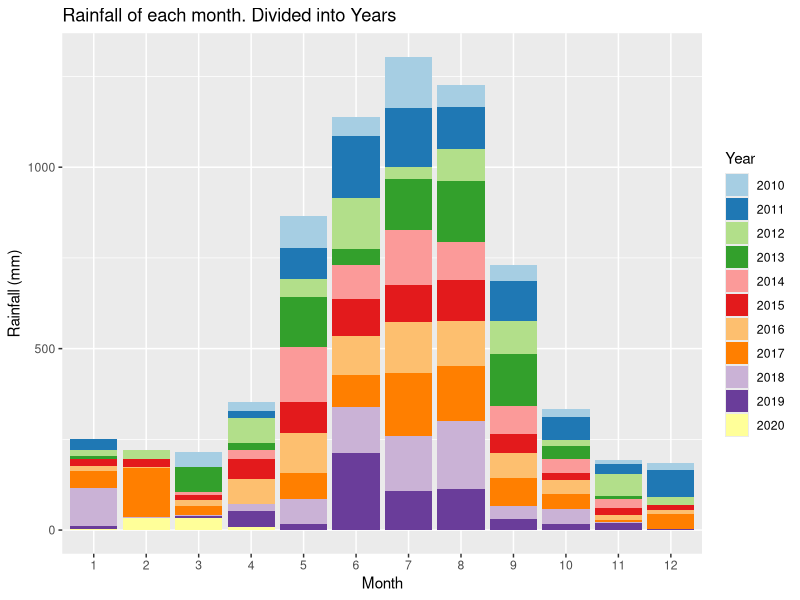
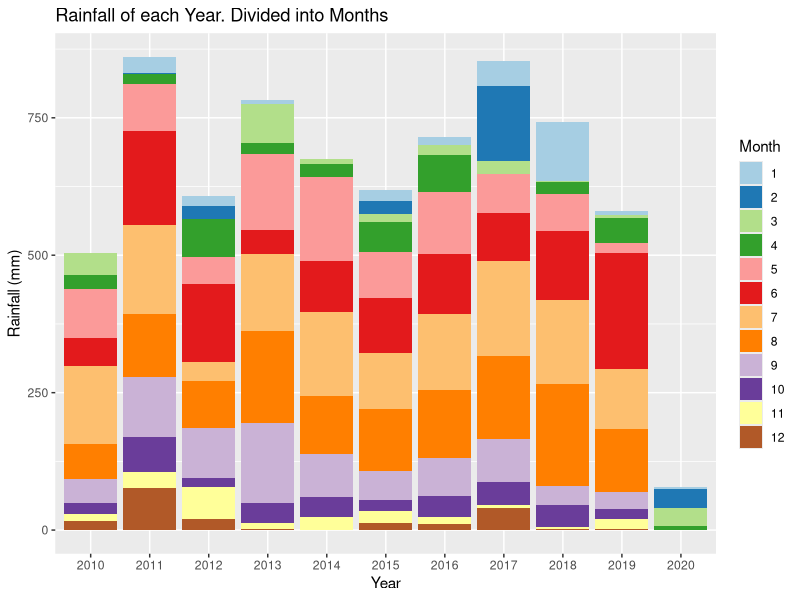
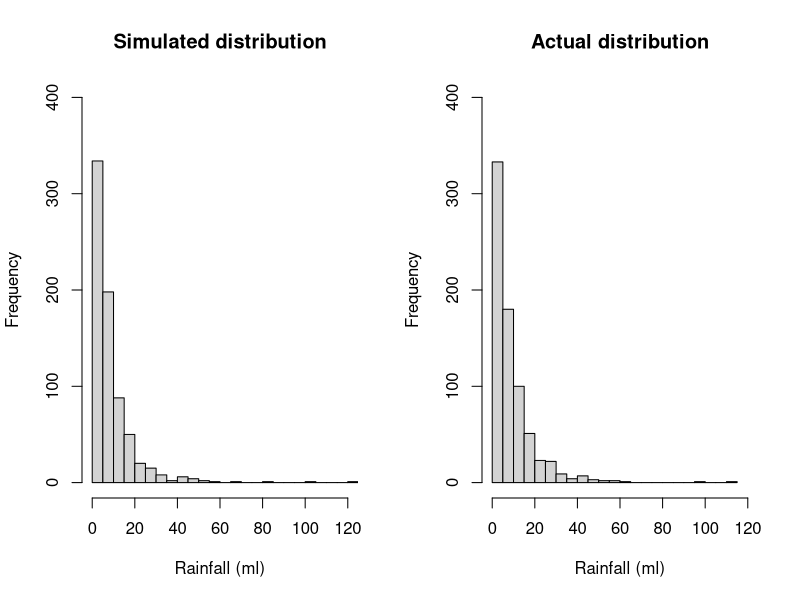
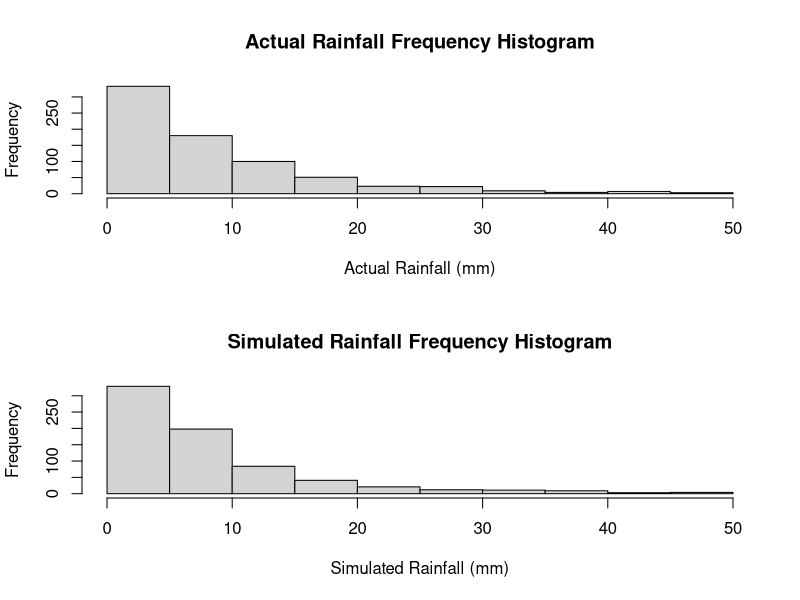
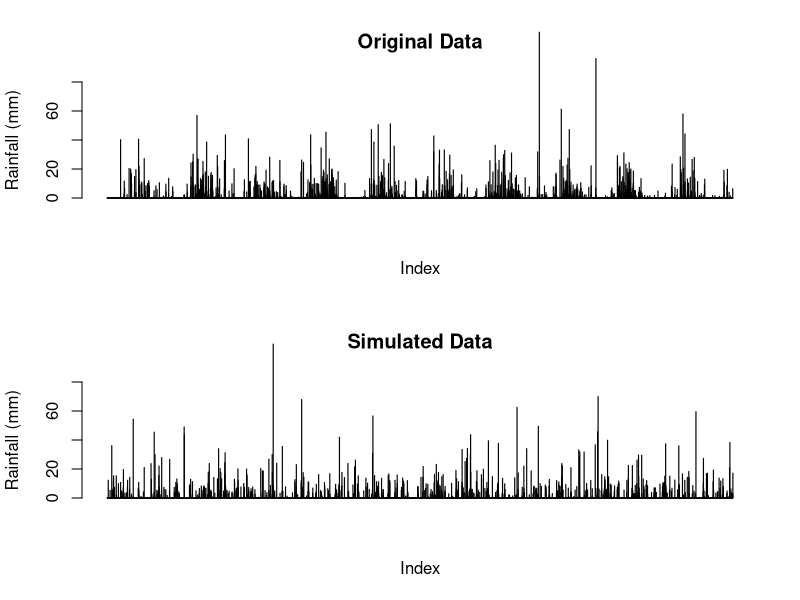
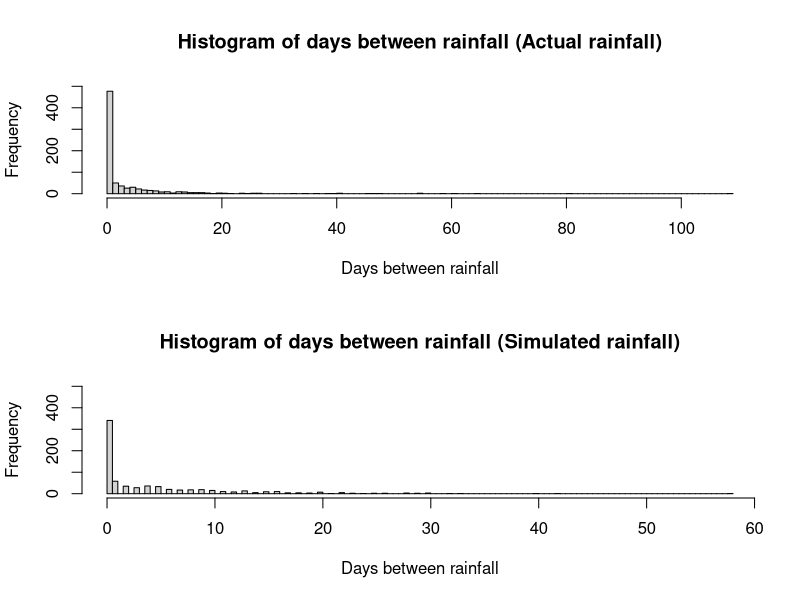
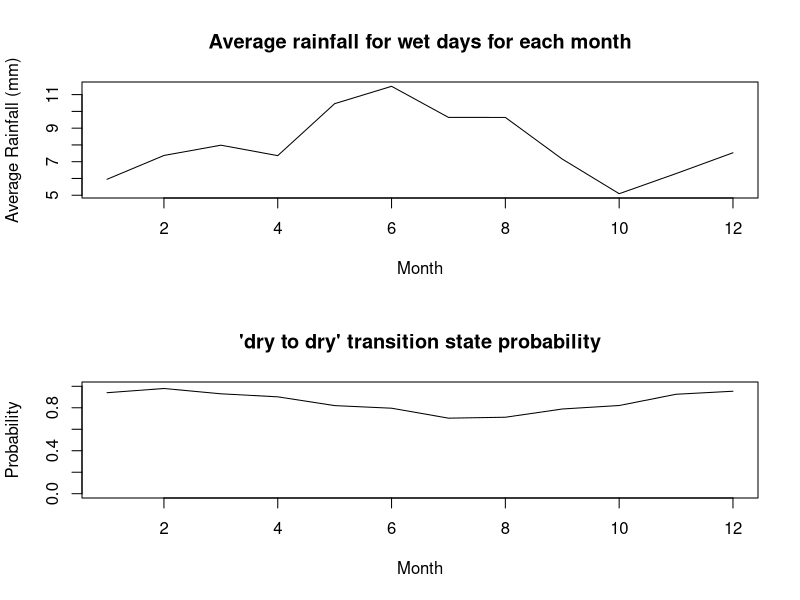
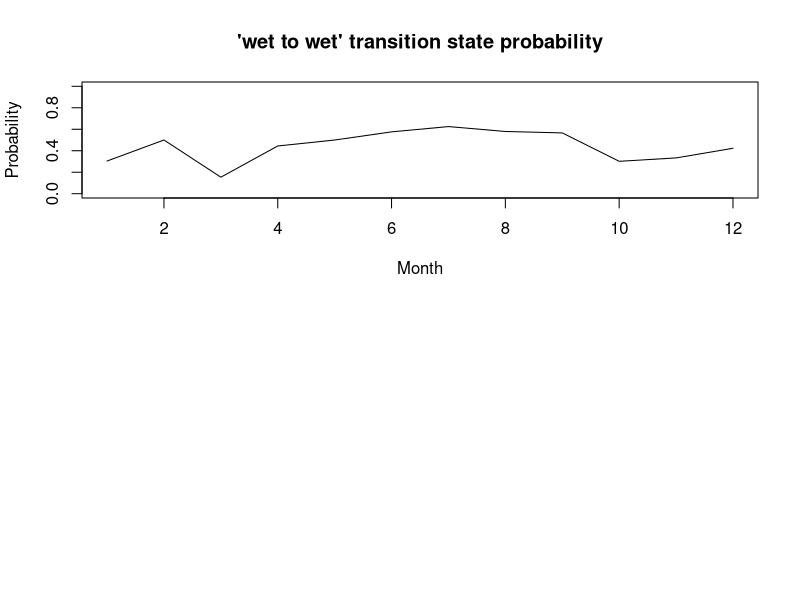

Reproduce these figures in R, in order. (Note: this script raises an error after producing the figures.)
## ---- chunk 1
knitr::opts_chunk$set(echo = TRUE)
## ---- chunk 2
# Reading in the data from the csv file
data <-  read.csv("IDCJAC0009_009225_1800_Data.csv")
weather_data <- data
weather_data <- weather_data[which(is.na(weather_data$Rainfall.amount..millimetres.) == FALSE),] # excluding rows with no rainfall record made 
## ---- chunk 3
weather_data$date <- do.call(paste, c(weather_data[c("Day", "Month", "Year")], sep = "-")) # creating a column that contains the date for easy indentification
## ---- chunk 4
# function to categorise day as either 'wet' or 'dry' for the Markov Chain functions
state <- function(x){
  stateList <- c()
  for(ii in 1:length(x)){
    if(x[ii] < 1){
      stateList <- c(stateList, "dry")
    }
    if(x[ii] >= 1){
      stateList <- c(stateList, "wet")
    }
  }
  return(stateList)
}
weather_data$state <- state(weather_data$Rainfall.amount..millimetres.)
## ---- chunk 5
head(weather_data[,c('Rainfall.amount..millimetres.','state')], 10)
## ---- chunk 6
# function establishing Markov Chain transition state. Establishing the relationship between the rainfall of a given day and the day before it.
transitionState <- function(x){
  transitionStateList <- c('') #can't find transition state of first observation
  for(i in 2:length(x)){
    if(x[i] == "dry"){
      if (x[i-1] == "dry"){
        transitionStateList <- c(transitionStateList, "DryToDry")
      }
      else {
        transitionStateList <- c(transitionStateList, "WetToDry")
      }
    }
    if(x[i] == "wet"){
      if (x[i-1] == "dry"){
        transitionStateList <- c(transitionStateList, "DryToWet")
      }
      else {
        transitionStateList <- c(transitionStateList, "WetToWet")
      }
    }
  }
  return(transitionStateList)
}
weather_data$transitionState <- transitionState(weather_data$state)
## ---- chunk 7
head(weather_data[,c('Rainfall.amount..millimetres.','state', 'transitionState')], 10)
## ---- chunk 8
train_data <- subset(weather_data, Year >= 2010) # only look at the most recent, relevant data.
library(ggplot2)
library(RColorBrewer)

# explorative plots investigating the distribution of rainfall across months and years

# Plotting the rainfall data (grouped by years and months)
# Distribution of rainfall by month (segmented by year)
ggplot(train_data, aes(x = factor(Month), y = Rainfall.amount..millimetres., fill = factor(Year))) + 
  geom_bar(stat = "identity") + 
  scale_fill_brewer(palette = "Paired") + 
  xlab("Month")+
  ylab("Rainfall (mm)")+
  labs(fill = "Year")+
  ggtitle("Rainfall of each month. Divided into Years")
# There does appear to be a rough distribution of rainfall by month. Most years May, June, July, August, and September (month 5-9) have the most rain. There are outliers

ggplot(train_data, aes(x = factor(Year), y = Rainfall.amount..millimetres., fill = factor(Month))) + 
  geom_bar(stat = "identity") + 
  scale_fill_brewer(palette = "Paired") + 
  xlab("Year")+
  ylab("Rainfall (mm)")+
  labs(fill = "Month")+
  ggtitle("Rainfall of each Year. Divided into Months")
# There does not appear to be any obvious pattern in the rainfall across the 10 years (note. 2020 only contains 4 months of data, hence the low rainfall). The average looks to be around 650-700 mm. 
## ---- chunk 9
table(train_data$Month, train_data$Year, dnn = c("Month", "Year")) # only four months of data in 2020
## ---- chunk 10
#Calculating transition state probabilities, in general (no respect to month or season)
weatherTable <- table(train_data$transitionState)
weatherTable

probWetToWet = weatherTable['WetToWet'] / (weatherTable['WetToWet'] + weatherTable['WetToDry'])
probWetToWet

probDryToDry = weatherTable['DryToDry'] / (weatherTable['DryToDry'] + weatherTable['DryToWet'])
probDryToDry
## ---- chunk 11
#Basic generator (No seasonal variation)

#calculated above
generateRainfallBasic <- function(genLength){
  currentState = "dry" # Years start with very little rain, so more likely to start dry
  rainAmountList <- c()
  for (i3 in 1:genLength){
    if (currentState == "dry"){
      if (runif(1) < probDryToDry){
        currentState = "dry"
      }
      else{
        currentState = "wet"
      }
    }
    else if (currentState == "wet"){
      if (runif(1) < probWetToWet){
        currentState = "wet"
      }
      else{
        currentState = "dry"
      }
    }
    #generating amount of rainfall if state is wet, else 0
    if (currentState == "wet"){
      rainAmount <- 5.66*exp(rnorm(1))
      rainAmountList <- c(rainAmountList, rainAmount)
    }
    else{
      rainAmountList <- c(rainAmountList, 0)
    }
  }
  return(rainAmountList)
}
## ---- chunk 12
#comparing log-normal against actual data, veeerryyyy close fit, will use log-normal for rainfall sim
par(mfrow=c(1,2))
p1 <- 5.66*exp(rnorm(732))
hist(p1, breaks = 30, xlim = c(0,120), ylim = c(0,400), main = "Simulated distribution", xlab = "Rainfall (ml)")

p2 <- train_data$Rainfall.amount..millimetres.[train_data$Rainfall.amount..millimetres.>1]
hist(p2, breaks = 30, xlim = c(0,120), ylim = c(0,400), main = "Actual distribution", xlab = "Rainfall (ml)")

mean(p1)
mean(p2)
## ---- chunk 13
#Basic generator tests
testRainfall = generateRainfallBasic(3761)

par(mfrow=c(2,1))
hist(train_data$Rainfall.amount..millimetres.[train_data$Rainfall.amount..millimetres.>1 & train_data$Rainfall.amount..millimetres.<50], xlab = "Actual Rainfall (mm)", main = "Actual Rainfall Frequency Histogram")
hist(testRainfall[testRainfall > 1 & testRainfall <50], xlab = "Simulated Rainfall (mm)", main = "Simulated Rainfall Frequency Histogram")

par(mfrow=c(2,1))
barplot(train_data$Rainfall.amount..millimetres., ylim = c(0,80), main = "Original Data", ylab = "Rainfall (mm)", xlab = "Index")
barplot(testRainfall, ylim = c(0,80), main = "Simulated Data", ylab = "Rainfall (mm)", xlab = "Index")
## ---- chunk 14
daysBetweenRain <- function(input){
  returnList <- c()
  currentLength <- 0
  for (i in input){
    if (i<1){
      currentLength <- currentLength + 1
    }
    else{
      returnList <- c(returnList, currentLength)
      currentLength <- 0
    }
  }
  return(returnList)
  }
## ---- chunk 15
hist(daysBetweenRain(train_data$Rainfall.amount..millimetres.)[train_data$Rainfall.amount..millimetres.>-1], main = "Histogram of days between rainfall (Actual rainfall)", breaks = 100, xlab = "Days between rainfall", ylim = c(0,500))
hist(daysBetweenRain(testRainfall)[daysBetweenRain(testRainfall)>-1], main = "Histogram of days between rainfall (Simulated rainfall)", breaks = 100, xlab = "Days between rainfall", ylim = c(0,500))
## ---- chunk 16
#Calculates the transition probabilities for each montht
trainGenerator <- function(input_data){
  transitonStatesMonthsFrame <- data.frame(list(rep(0, 12), list(rep(0, 12), list(rep(0,    12), list(rep(0, 12)))))) #Initialises 12x4 frame filled with zeroes (4 columns for each transition state, 12 rows for each month)
  names(transitonStatesMonthsFrame) <- c('DryToDry', 'DryToWet', 'WetToDry', 'WetToWet')

  #Makes the dataframe with the count of each transition state with each month
  for (i4 in 1:dim(input_data)[1]){
    tempTransitionState <- input_data[i4, 'transitionState']
    tempMonth <- input_data[i4, 'Month'] 
    transitonStatesMonthsFrame[tempMonth, tempTransitionState] <- transitonStatesMonthsFrame[tempMonth, tempTransitionState]+1 # increase count of tempTransitionState for month tempMonth by 1
  }

  #Calculates the transition state probabilities for each month in the data frame 
  probTransitonStatesMonthsFrame <- transitonStatesMonthsFrame
  for (i in 1:dim(transitonStatesMonthsFrame)[1]){

  if((transitonStatesMonthsFrame[i, 'DryToDry'] + transitonStatesMonthsFrame[i, 'DryToWet']) != 0){
    probTransitonStatesMonthsFrame[i, 'DryToDry'] <- transitonStatesMonthsFrame[i, 'DryToDry'] / (transitonStatesMonthsFrame[i, 'DryToDry'] + transitonStatesMonthsFrame[i, 'DryToWet'])
    probTransitonStatesMonthsFrame[i, 'DryToWet'] <- transitonStatesMonthsFrame[i, 'DryToWet'] / (transitonStatesMonthsFrame[i, 'DryToDry'] + transitonStatesMonthsFrame[i, 'DryToWet'])
  } else { # probability will be NaN for both (as will be dividing by 0), so set to 0 
      probTransitonStatesMonthsFrame[i, 'DryToDry'] <- 0
      probTransitonStatesMonthsFrame[i, 'DryToWet'] <- 0
  }

  if((transitonStatesMonthsFrame[i, 'WetToDry'] + transitonStatesMonthsFrame[i, 'WetToWet']) != 0){
    probTransitonStatesMonthsFrame[i, 'WetToDry'] <- transitonStatesMonthsFrame[i, 'WetToDry'] / (transitonStatesMonthsFrame[i, 'WetToDry'] + transitonStatesMonthsFrame[i, 'WetToWet'])
    probTransitonStatesMonthsFrame[i, 'WetToWet'] <- transitonStatesMonthsFrame[i, 'WetToWet'] / (transitonStatesMonthsFrame[i, 'WetToDry'] + transitonStatesMonthsFrame[i, 'WetToWet'])
  } else { # probability will be NaN for both (as will be dividing by 0), so set to 0 
    probTransitonStatesMonthsFrame[i, 'WetToDry'] <- 0
    probTransitonStatesMonthsFrame[i, 'WetToWet'] <- 0
  }

    # this data frame 'probTransitionStatesMonthsFrame' will be called directly in the generator, so must be called as such when exported
  }
  return(probTransitonStatesMonthsFrame)
}
## ---- chunk 17
probTransitonStatesMonthsFrame <- trainGenerator(train_data)
head(probTransitonStatesMonthsFrame, 10)
## ---- chunk 18
#testing average rainfall when its rains in each month, and for wettowet vs drytowet transitions.
test_w2w <- train_data$Rainfall.amount..millimetres.[train_data$transitionState == "WetToWet"]
test_d2w <- train_data$Rainfall.amount..millimetres.[train_data$transitionState == "DryToWet"]
mean(test_w2w)
mean(test_d2w)
wilcox.test(test_d2w, test_w2w)
#since resulting wilcox test p-value is 0.85, we conclude that theres no difference in rainfall depending on the transition state, and do not need to include it in our model.

test_rainfallPerMonth <- train_data[train_data$state == "wet",c(4,6)]
kruskal.test(Rainfall.amount..millimetres. ~ Month, data = test_rainfallPerMonth)
#p-val = 0.00016, therefore difference between average rainfall for each month

## ---- chunk 19
#calculating the mean rainfall when it rains for each month, to change how much it rains according to the generator later on. Limited to less than 70 mls as the dataset is not large enough for large rainfall amounts (such as 114ml in feburary) to not throw the mean off.
rainMonthDataCalc <- function(input_data){
  rainMonthData <- c()
  for (i in 1:12){
    temp <- input_data$Rainfall.amount..millimetres.[input_data$state == "wet" & input_data$Month == i & input_data$Rainfall.amount..millimetres. < 70]
    if(length(temp) == 0){
      temp <- c(0)
    }
    rainMonthData <- c(rainMonthData, list(temp))
    rm(temp)
  }

  rainfallAvgMonth <- sapply(rainMonthData, mean)
  return(rainfallAvgMonth)
}

## ---- chunk 20
rainfallAvgMonth <- rainMonthDataCalc(train_data)
plot(c(1:12), rainfallAvgMonth, type = "l", xlab = "Month", ylab = "Average Rainfall (mm)", main = "Average rainfall for wet days for each month")
## ---- chunk 21
#How the transition state probabilities vary for each month
plot(probTransitonStatesMonthsFrame$DryToDry, ylim = c(0,1), xlab = "Month", main = "'dry to dry' transition state probability", type = 'l', ylab = "Probability")
plot(probTransitonStatesMonthsFrame$WetToWet, ylim = c(0,1), xlab = "Month", main = "'wet to wet' transition state probability", type = 'l', ylab = "Probability")
## ---- chunk 22
#Weather generator accounting  for seasonal variation of transition states or something i hope
#This is just a regular version of basic generator it's mostly the same in fact if i forget to even do this it is the same

generateRainfallSeasonal <- function(input){
  # input must be weather_data or a subset of weather_data
  currentState = "dry" #can make this into a random choice later
  rainAmountList <- c()
  for (i5 in 1:dim(input)[1]){
    if (currentState == "dry"){
      if (runif(1) < probTransitonStatesMonthsFrame[input[i5, 'Month'], 'DryToDry']){ #now inputs depending on the month of input
        currentState = "dry"
      }
      else{
        currentState = "wet"
      }
    }
    else if (currentState == "wet"){
      if (runif(1) < probTransitonStatesMonthsFrame[input[i5, 'Month'], 'WetToWet']){
        currentState = "wet"
      }
      else{
        currentState = "dry"
      }
    }                                   
    #generating amount of rainfall if state is wet, else 0
    if (currentState == "wet"){
      #rainAmount <- 5.66*exp(rnorm(1)) #now log-normal dist, 5 used because is close to mean of weather_data's / the mean of what exp(rnorm(1)) is by default /// Old Version 
      rainAmount <- rainfallAvgMonth[input[i5, 'Month']]*exp(rnorm(1))/1.648 
      #average of exp(rnorm(1)) is ~1.648, so we divide by that so the average of each month will just be the actual average calculated from rainfallAvgMonth.
      rainAmountList <- c(rainAmountList, rainAmount)
    }
    else{
      rainAmountList <- c(rainAmountList, 0)
    }
  }
  return(rainAmountList)
}
## ---- chunk 23
#testing code for seasonal generator
inputSeasonalRainfall <- dplyr::select(train_data, 'Year', 'Month', 'Day') #using existing train data's dates to input to function, instead of putting in just how many to generate
testSeasonalRainfall = generateRainfallSeasonal(inputSeasonalRainfall)
## ---- chunk 24
plot_seasonal_data <- function(training_data_input,seasoned_data_rainfall, title){
  par(mfrow=c(2,1))
  barplot(training_data_input$Rainfall.amount..millimetres., ylim = c(0,80), main = c("Original Data", title), ylab = "Rainfall (mm)", xlab = "Index")
  barplot(seasoned_data_rainfall, ylim = c(0,80), main = c("Simulated Seasonal Data", title), ylab = "Rainfall (mm)", xlab = "Index")
}
plot_seasonal_data(train_data,testSeasonalRainfall, "(Perth)")
## ---- chunk 25
hist(daysBetweenRain(train_data$Rainfall.amount..millimetres.)[train_data$Rainfall.amount..millimetres.>-1], main = "Histogram of days between rainfall (Actual rainfall)", breaks = 100, xlab = "Days between rainfall", ylim = c(0,500))
hist(daysBetweenRain(testSeasonalRainfall)[daysBetweenRain(testSeasonalRainfall)>-1], main = "Histogram of days between rainfall (Simulated rainfall)", breaks = 100, xlab = "Days between rainfall", ylim = c(0,500))
## ---- chunk 26
wilcox.test(daysBetweenRain(testSeasonalRainfall), daysBetweenRain(train_data$Rainfall.amount..millimetres.))
mean(daysBetweenRain(testSeasonalRainfall)); mean(daysBetweenRain(train_data$Rainfall.amount..millimetres.))
sd(daysBetweenRain(testSeasonalRainfall)); sd(daysBetweenRain(train_data$Rainfall.amount..millimetres.))
## ---- chunk 27
#comparing log-normal against actual data, veeerryyyy close fit, will use log-normal for rainfall sim
p1 <- 5.66*exp(rnorm(732))
p1 <- p1[p1>1]
hist(p1, breaks = 30, xlim = c(0,120), ylim = c(0,400), main = "Simulated distribution")

p2 <- train_data$Rainfall.amount..millimetres.[train_data$Rainfall.amount..millimetres.>1]
hist(p2, breaks = 30, xlim = c(0,120), ylim = c(0,400), main = "actual distribution")
## ---- chunk 28
set.seed(100345)
sampID <- sample.int(nrow(train_data), size = 0.8*nrow(train_data), replace = FALSE)
train_data <- train_data[sampID,] # 80% of data for training
test_data <- train_data[-sampID,] # 20% for testing
## ---- chunk 29
probTransitonStatesMonthsFrame <- trainGenerator(train_data) # retraining seasonal generator probTransitionStatesMonthsFrame with new training data (now only 80% of the original train_data)
rainfallAvgMonth <- rainMonthDataCalc(train_data) # calucating the new average rainfall for each month
## ---- chunk 30
#generates a simulation with the same number of observations as test_data (20% of the total data)
testSeasonalRainfall20 = generateRainfallSeasonal(test_data) 
## ---- chunk 31
par(mfrow = c(2, 1))
barplot(testSeasonalRainfall20, ylab = "Rainfall (mm)", xlab = "index", main = "Simulated data")
barplot(test_data$Rainfall.amount..millimetres., ylab = "Rainfall (mm)", xlab  = "index", main = "Actual data")
## ---- chunk 32
# Wilcoxon signed rank test
WT <- wilcox.test(testSeasonalRainfall20, test_data$Rainfall.amount..millimetres., paired=T)
print("Wilcoxon rank sum p-value")
WT$p.value
# paired student t test
TT <- t.test(testSeasonalRainfall20, test_data$Rainfall.amount..millimetres., paired=T)
print("t-test p-value")
TT$p.value
## ---- chunk 33
train_data <- subset(weather_data, Year >= 2010)
train10_data <- subset(weather_data, Year >= 2009 & Year < 2019)
data_2019 <- subset(weather_data, Year == 2019)
## ---- chunk 34
probTransitonStatesMonthsFrame <- trainGenerator(train10_data)
rainfallAvgMonth <- rainMonthDataCalc(train10_data) # retraining seasonal generator probTransitionStatesMonthsFrame with train10_data
set.seed(10356)
monthList <- subset(weather_data, Year == 2019) # a year that isn't a leap year to get the month list, as generation algorithm only requires months
monthList <- monthList['Month']
testSeasonalRainfall10 <- generateRainfallSeasonal(monthList)
## ---- chunk 35
#compare generated year against 2019
par(mfrow = c(2,1))
barplot(testSeasonalRainfall10, xlab = "Index", ylab = "Rainfall (mm)", main = "Simulated Rainfall")
barplot(data_2019$Rainfall.amount..millimetres., xlab = "Index", ylab = "Rainfall (mm)", main = "2019 Rainfall")
## ---- chunk 36
# check other years for comparison
par(mfrow = c(3,2))
barplot(testSeasonalRainfall10, xlab = "Index", ylab = "Rainfall (mm)", main = "Simulated Rainfall")
year <- subset(weather_data, Year == 2015)
barplot(year$Rainfall.amount..millimetres., xlab = "Index", ylab = "Rainfall (mm)", main = "2015 Rainfall")
year <- subset(weather_data, Year == 2008)
barplot(year$Rainfall.amount..millimetres., xlab = "Index", ylab = "Rainfall (mm)", main = "2008 Rainfall")
year <- subset(weather_data, Year == 2015)
barplot(year$Rainfall.amount..millimetres., xlab = "Index", ylab = "Rainfall (mm)", main = "2017 Rainfall")
year <- subset(weather_data, Year == 2007)
barplot(year$Rainfall.amount..millimetres., xlab = "Index", ylab = "Rainfall (mm)", main = "2007 Rainfall")
year <- subset(weather_data, Year == 2013)
barplot(year$Rainfall.amount..millimetres., xlab = "Index", ylab = "Rainfall (mm)", main = "2013 Rainfall")
rm(year)
## ---- chunk 37
# Creates a graph of difference in rainfall for years, weeks, months, years to see if there are any potential patterns.
# Creates a list of the weekly rainfall
RainfallWeekly <- data.frame("Rainfall (mm)", "Week")
colnames(RainfallWeekly) <- c("Rainfall (mm)", "Week")
RainfallWeekly$`Rainfall (mm)` <- as.numeric(RainfallWeekly$`Rainfall (mm)`)
RainfallWeekly$Week <- as.numeric(RainfallWeekly$Week)
week = 1
weekRain = 0
for(ii in c(1: nrow(weather_data))){
  weekRain = weekRain + weather_data[ii, 6] # rainfall amount for that row
  
  if(ii%%7 == 0){ # every 7th row
    RainfallWeekly[(ii/7), 1] <- weekRain # 1 row of RainfallWeekly created every 7 rows (1 weeks) - inserting rainfall total for that week
    RainfallWeekly[(ii/7), 2] <- week
    week = week + 1
    weekRain = 0 # clear total rainfall to prepare for next week
  }
}
## ---- chunk 38
RainfallWeeklyDiff <- data.frame(c(1:(nrow(RainfallWeekly)-1)), c(1:(nrow(RainfallWeekly)-1))) # data frame with two columns, one less row than RainfallWeekly
colnames(RainfallWeeklyDiff) <- c("Rainfall diff (mm)", "Week")
RainfallWeeklyDiff$`Rainfall diff (mm)` <- diff(RainfallWeekly$`Rainfall (mm)`) # change in weeks
## ---- chunk 39
# plot first 700 weeks first against the difference in rainfall, and then the rainfall per week
par(mfrow = c(4,1))
plot(RainfallWeeklyDiff[c(1:350), 2], RainfallWeeklyDiff[c(1:350), 1], xlab = "week", ylab = "change in rainfall (mm)", cex = 2, type = "b", main = "Difference in rainfall (mm) by week")
plot(RainfallWeekly[c(1:350), 2], RainfallWeekly[c(1:350), 1], xlab = "week", ylab = "rainfall (mm)", type = "l", main = "Rainfall (mm) by week")
plot(RainfallWeeklyDiff[c(351:700), 2], RainfallWeeklyDiff[c(351:700), 1], xlab = "week", ylab = "change in rainfall (mm)", cex = 2, type = "b", main = "Difference in rainfall (mm) by week")
plot(RainfallWeekly[c(351:700), 2], RainfallWeekly[c(351:700), 1], xlab = "week", ylab = "rainfall (mm)", type = "l", main = "Rainfall (mm) by week")
## ---- chunk 40
# might remove this, already show first 700 weeks

# plot second 700 weeks first against the difference in rainfall, and then the rainfall per week
par(mfrow = c(4,1))
plot(RainfallWeeklyDiff[c(701:1050), 2], RainfallWeeklyDiff[c(701:1050), 1], xlab = "week", ylab = "change in rainfall (mm)", cex = 2, type = "b")
plot(RainfallWeekly[c(701:1050), 2], RainfallWeekly[c(701:1050), 1], xlab = "week", ylab = "rainfall (mm)", type = "l")
plot(RainfallWeeklyDiff[c(1051:1414), 2], RainfallWeeklyDiff[c(1051:1414), 1], xlab = "week", ylab = "change in rainfall (mm)", cex = 2, type = "b")
plot(RainfallWeekly[c(1051:1414), 2], RainfallWeekly[c(1051:1414), 1], xlab = "week", ylab = "rainfall (mm)", type = "l")
## ---- chunk 41
rainSort_2019 <- data_2019$Rainfall.amount..millimetres.
# qqplot before removing 'dry' days
par(mfrow=c(1,2))
qqnorm(rainSort_2019, pch = 1, frame = F, main = "Normal Q-Q Plot of Rainfall 2019 (including dry days)")
qqline(rainSort_2019, col = "red", lwd = 2)
rainSort_2019 <- rainSort_2019[which(rainSort_2019 != 0)]
# qqplot after removing 'dry' days
qqnorm(rainSort_2019, pch = 1, frame = F, main = "Normal Q-Q Plot of Rainfall 2019 (excluding dry days)")
qqline(rainSort_2019, col = "red", lwd = 2)

# data is not normally distributed
rm(rainSort_2019)
## ---- chunk 42
# Function that returns the sum of ranks of difference (w+ and w-) that are part of the Wilcoxon signed rank calculations
returnRanks <- function(simulated, actual){
  diffs <- (simulated - actual)
  diffs <- diffs[diffs != 0]
  posDifs <- which(diffs > 0)
  negDiffs <- which(diffs < 0)
  rank <- rank(abs(diffs))
  rankPosDiff <- sum(rank[posDifs])
  rankNegDiff <- sum(rank[negDiffs]) 
  return(c(rankPosDiff, rankNegDiff))
}

## ---- chunk 43
wilcox <- function(seed, year){
  set.seed(seed)
  rainYear <- subset(weather_data, Year == year) # a year that isn't a leap year to get the month list, as generation algorithm only requires months
  monthList <- rainYear['Month']
  simRainfall <- generateRainfallSeasonal(monthList)

  # test of testSeasonalRainfall10 against 2019 rainfall (testSeasonalRainfall10 was simulation of 2019 rainfall)
  print(wilcox.test(rainYear$Rainfall.amount..millimetres., simRainfall, paired = T, alternative = "t", conf.int = T, conf.level = 0.95))
  WP <- wilcox.test(rainYear$Rainfall.amount..millimetres., simRainfall, paired = T, alternative = "t", conf.int = T, conf.level = 0.95)
  cat("P-value is",WP$p.value,"\n")

  # manual calculation of Wilcoxon signed rank values 

  sumRanks <- returnRanks(simRainfall, rainYear$Rainfall.amount..millimetres.)
  cat(sumRanks[1], "is the sum of the ranks of the positive differences","\n")
  cat(sumRanks[2], "is the sum of the ranks of the negative differences","\n")

}
wilcox(404567, 2019)
## ---- chunk 44
wilcox(12345, 2019)
wilcox(347876, 2019)
wilcox(3456789, 2019)
## ---- chunk 45
# looking at the four total simulations created, there is generally no significant different between the simulated rainfall and the actual rainfall. 
# However looking at rankPosDiff and rankNegDiff calculated for each (the sum of the ranks of the positive and negative differences between the simulated and actual data respectively), the simulated rainfall was consistently larger than the actual data 
# The reason for this is likely because 2019 had a very small amount of rainfall compared to the rest of the years.

ggplot(train_data, aes(x = factor(Year), y = Rainfall.amount..millimetres.)) +
  geom_bar(stat = "identity") + 
  xlab("Year") + 
  ylab("Rainfall (mm)") +
  ggtitle("Rainfall (mm) by year")

rain2019 <- subset(weather_data, Year == 2019)
simRainfall2019 <- generateRainfallSeasonal(rain2019)

cat(sum(train10_data$Rainfall.amount..millimetres.)/10, "is the average total rainfall per year for 2009 to 2018 \n") #/10 to get average of 10 years of rain data
cat(sum(rain2019$Rainfall.amount..millimetres.), "is the total rainfall of 2019 \n")

## ---- chunk 46
# looking at 2013 data (which had a larger than average amount of rain)
wilcox(654321, 2011) # wilcoxon test on 2013
set.seed(654321)

rain2011 <- subset(weather_data, Year == 2011) # A year that isn't a leap year to get the month list, as generation algorithm only requires months
simRainfall2011 <- generateRainfallSeasonal(rain2011)

par(mfrow = c(2,1))
barplot(simRainfall2011, xlab = "Index", ylab = "Rainfall (mm)", main = "Simulated Rainfall")
barplot(rain2011$Rainfall.amount..millimetres., xlab = "Index", ylab = "Rainfall (mm)", main = "2011 Rainfall")

rm(rain2011)
rm(simRainfall2011)

## ---- chunk 47
wilcox(25644, 2011) 
wilcox(6872, 2011)
## ---- chunk 48
probTransitonStatesMonthsFrame <- trainGenerator(train10_data)
rainfallAvgMonth <- rainMonthDataCalc(train10_data) # ensure generator is traind on train10_data

simSum = 0
trials <- 100
for(i in c(1:trials)){
   set.seed(i) 
  simulation <- generateRainfallSeasonal(train10_data) # generate simulation same length as train10_data
  simSum = simSum + sum(simulation)/10 # get average rainfall per year over simulated 10 years
}
meanSumSim <- simSum/trials # average rainfall per year from 'trial' number of simulations
meanSumActual <- sum(train10_data$Rainfall.amount..millimetres.)/10 # actual average rainfall per year
cat(meanSumSim, "is the simulated average rainfall per year \n")
cat(meanSumActual, "is the actual average rainfall per year \n")
## ---- chunk 49
# Reading in the data from the csv file for the Sydney Location
data2 <-  read.csv("IDCJAC0009_066062_1800_Data.csv")
weather_data2 <- subset(data2, Year >= 1993)

weather_data2 <- weather_data2[which(is.na(weather_data2$Rainfall.amount..millimetres.) == FALSE),] #excluding rows with no rainfall record made
weather_data2$date2 <- do.call(paste, c(weather_data2[c("Day", "Month", "Year")], sep = "-")) #creating a column that contains the date for easy indentification
weather_data2$state <- state(weather_data2$Rainfall.amount..millimetres.)
weather_data2$transitionState <- transitionState(weather_data2$state)
train_data2 <- subset(weather_data2, Year >= 2010)
inputSeasonalRainfall2 <- dplyr::select(train_data2, 'Year', 'Month', 'Day')
## ---- chunk 50
train_data2 <- subset(weather_data2, Year >= 2010)
train10_data2 <- subset(weather_data2, Year >= 2009 & Year < 2019)
data_2019_2 <- subset(weather_data2, Year == 2019)

probTransitonStatesMonthsFrame <- trainGenerator(train10_data2)
rainfallAvgMonth <- rainMonthDataCalc(train10_data_2)# retraining seasonal generator probTransitionStatesMonthsFrame with train10_data
testSeasonalRainfall2 = generateRainfallSeasonal(inputSeasonalRainfall2)
plot_seasonal_data(train_data2,testSeasonalRainfall2, "(Sydney)")
## ---- chunk 51
set.seed(10546)
monthList_2 <- data_2019_2 # a year that isn't a leap year to get the month list, as generation algorithm only requires months
monthList_2 <- monthList_2['Month']
testSeasonalRainfall10_2 <- generateRainfallSeasonal(monthList_2)
## ---- chunk 52
#Compare Generated year against 2019
par(mfrow = c(2,1))
barplot(testSeasonalRainfall10_2, xlab = "Index", ylab = "Rainfall (mm)", main = "Simulated Rainfall")
barplot(data_2019_2$Rainfall.amount..millimetres., xlab = "Index", ylab = "Rainfall (mm)", main = "2019 Rainfall")
# Conclusion and summary of the findings:
